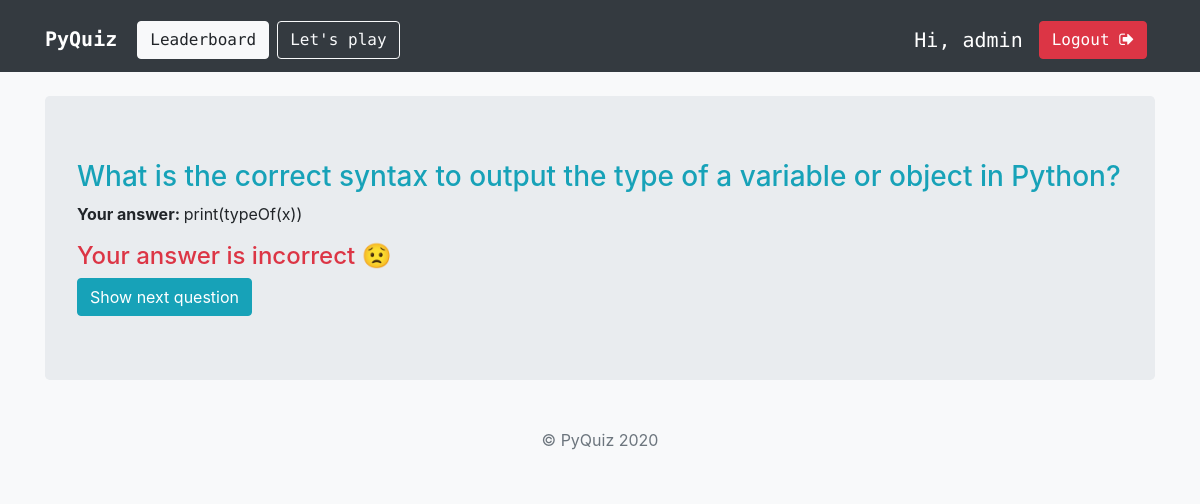
Screenshot of /submission-result/13/ (signed in) with the database file from the repository.
### quiz/models.py (models this page shows, shortened)
class AttemptedQuestion(TimeStampedModel):
    question = models.ForeignKey(Question, on_delete=models.CASCADE)
    quiz_profile = models.ForeignKey(QuizProfile, on_delete=models.CASCADE, related_name='attempts')
    selected_choice = models.ForeignKey(Choice, on_delete=models.CASCADE, null=True)
    is_correct = models.BooleanField(gettext('Was this attempt correct?'), default=False, null=False)
    marks_obtained = models.DecimalField(gettext('Marks Obtained'), default=0, decimal_places=2, max_digits=6)

class Question(TimeStampedModel):
    ALLOWED_NUMBER_OF_CORRECT_CHOICES = 1
    html = models.TextField(gettext('Question Text'))
    is_published = models.BooleanField(gettext('Has been published?'), default=False, null=False)
    maximum_marks = models.DecimalField(gettext('Maximum Marks'), default=1, decimal_places=2, max_digits=5)

class Choice(TimeStampedModel):
    MAX_CHOICES_COUNT = 4
    question = models.ForeignKey(Question, related_name='choices', on_delete=models.CASCADE)
    is_correct = models.BooleanField(gettext('Is this correct answer?'), default=False, null=False)
    html = models.TextField(gettext('Choice Text'))

### quiz/views.py (the view)
# urls.py: path('submission-result/<int:attempted_question_pk>/', views.submission_result, name='submission_result'),
@login_required(login_url='login')
def submission_result(request, attempted_question_pk):
    attempted_question = get_object_or_404(AttemptedQuestion, pk=attempted_question_pk)
    context = {
        'attempted_question': attempted_question,
    }
    return render(request, 'quiz/submission_result.html', context=context)

### templates/quiz/submission_result.html (shortened to what this page needs)
{% extends 'base.html' %}
{% block body %}
<div class="container">
	<div class="jumbotron my-4">
	   	<h3 class="text-info">{{ attempted_question.question.html|safe }}</h3>
		<p>
		    <strong>Your answer: </strong>
		    {{ attempted_question.selected_choice.html|safe }}
		</p>
		{% if attempted_question.selected_choice.is_correct %}
		<h4 class="text-success">Yayy!! Your answer is correct. High Five! 🙌</h4>
		{% else %}
		<h4 class="text-danger">Your answer is incorrect 😟</h4>
		{% endif %}
		<a class="btn btn-info" href="{% url 'play' %}">Show next question</a>
	</div>
</div>
{% endblock body %}

### templates/base.html (shortened to what this page needs)
<!doctype html>
<html lang="en">
<head>
    <link rel="stylesheet" href="https://maxcdn.bootstrapcdn.com/bootstrap/4.0.0/css/bootstrap.min.css">
    <link rel="stylesheet" href="https://stackpath.bootstrapcdn.com/font-awesome/4.7.0/css/font-awesome.min.css">
</head>
<body class="bg-light">
    <nav class="navbar navbar-expand-md navbar-dark bg-dark">
        <div class="container">
            <h1><a href="{% url 'index' %}" class="navbar-brand">
            <strong>PyQuiz</strong></a></h1>
            <div class="collapse navbar-collapse">
                {% if request.user.is_active %}
                <a href="{% url 'leaderboard' %}" class="btn btn-light mt-2 mx-1">Leaderboard</a>
                <a href="{% url 'play' %}" class="btn btn-outline-light mt-2 mx-1">Let's play</a>
                {% else %}
                <a href="{% url 'leaderboard' %}" class="btn btn-outline-light mt-2 mx-1">Leaderboard</a>
                {% endif %}
            </div>
            {% if user.is_authenticated %}
            <div class="collapse navbar-collapse justify-content-end" id="navbar">
                {% if request.user.is_active %}
                <h5 class="text-white mt-3 mx-2">Hi, {{ request.user.username }}</h5>
                <a href="{% url 'logout' %}" class="btn btn-danger mt-2 mx-2"> Logout <i class="fa fa-sign-out" aria-hidden="true"></i></a>
                {% else %}
                <a href="{% url 'login' %}" class="btn btn-light mt-2"><i class="fa fa-sign-in" aria-hidden="true"></i> Log In</a>
                {% endif %}
            </div>
            {% else %}
                <form class="form-inline ml-auto">
                <a href="{% url 'login' %}" class="btn btn-outline-light">Log in</a>
                <a href="{% url 'signup' %}" class="btn btn-light ml-2">Sign up</a>
                </form>
            {% endif %}
        </div>
    </nav>
    {% block body %}
    {% endblock body %}
    <footer class="bg-light text-muted py-0">
        <div class="container py-4">
            <ul class="list-inline mb-0 text-center">
                <li class="list-inline-item">&copy; PyQuiz 2020</li>
            </ul>
        </div>
    </footer>
</body>
</html>

### templates/base.html (style rules this page uses)
.navbar { font-family: 'Source Code Pro', monospace; }

### rows the page displays
AttemptedQuestion: question.html "What is the correct syntax to output the type of a variable or object in Python?", selected_choice.html "print(typeOf(x))"

### other values shown
{{ request.user.username }} "admin"
